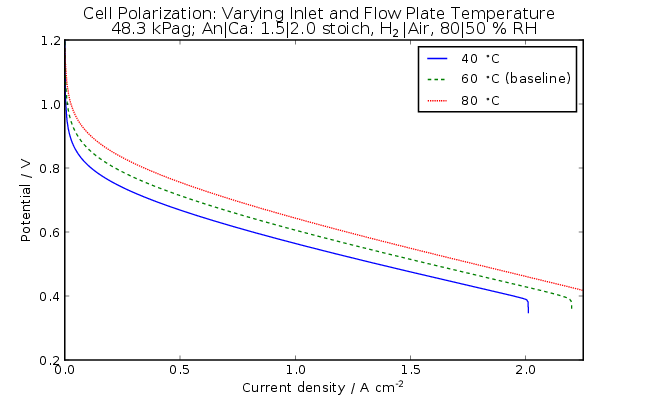

Recreate this plot in Python.
#!/usr/bin/python
"""Plot polarization curves with varying temperature.
"""

import matplotlib.pyplot as plt

from modelicares import save, label_quantity
from fcres import SimRes, annotate_conditions, multiplot

# Specify the baseline conditions.
conditions = dict(T = (60, 'degC'),
                  p = (48.3, 'kPag'),
                  n_O2 = (21, '%'),
                  anInletRH = (80, '%'),
                  caInletRH = (50, '%'),
                  anStoich = (1.5, '1'),
                  caStoich = (2.0, '1'))

                  
# Settings
files = ['../'*6 + 'baseline.mat',
         '../'*6 + '40C.mat',
         '../'*6 + '80C.mat']
variable = 'environment.T' # Varied parameter
unit = 'degC' # Display unit for the varied parameter
baseline = 1 # Index of the baseline simulation (after sorting)

# Load and sort the results.
sims = map(SimRes, files)
vals = [sim.get_IV(variable, sim.to_unit(unit)) for sim in sims]
vals, sims = zip(*sorted(zip(vals, sims)))

# Plot
labels = [label_quantity(round(val), unit) for val in vals]
labels[baseline] += " (baseline)"
multiplot(sims, xname='J', ynames1=['w'], label='polarization-temperature',
          title = 'Cell Polarization: Varying Inlet and Flow Plate Temperature\n'
                  + annotate_conditions(conditions, temp=False),
          legends1=[''], suffixes=[label for label in labels], 
          use_paren=False, leg1_kwargs=dict(loc='upper right'))
plt.legend()
plt.xlim(xmax=2.25)
plt.ylim(ymax=1.2)
save()
